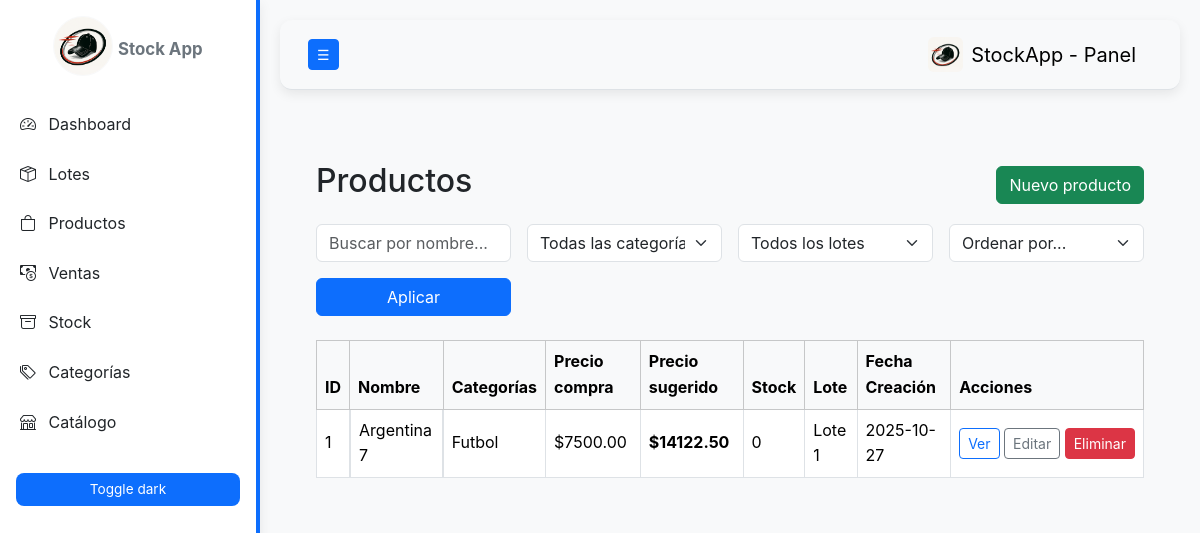
Page /products on the committed database.
### models.py (models this page shows, shortened)
class Producto(db.Model):
    __tablename__ = "producto"
    id = db.Column(db.Integer, primary_key=True)
    nombre = db.Column(db.String(150), nullable=False)
    cantidad = db.Column(db.Integer, default=0)
    precio_compra = db.Column(db.Float, nullable=False, default=0.0)
    costo_envio_unitario = db.Column(db.Float, default=0.0)
    costo_extra = db.Column(db.Float, default=0.0)
    margen = db.Column(db.Float, default=0.5)
    fecha_creacion = db.Column(db.DateTime, default=datetime.utcnow)
    lote_id = db.Column(db.Integer, db.ForeignKey("lote.id"), nullable=True)
    lote = db.relationship("Lote", back_populates="productos")
    fotos = db.relationship("FotoProducto", back_populates="producto", cascade="all, delete-orphan")
    ventas = db.relationship("Venta", back_populates="producto")
    categorias = db.relationship(
        "Categoria",
        secondary=producto_categoria,
        back_populates="productos"
    )
    @property
    def precio_sugerido(self):
        costo_total = (self.precio_compra or 0) + (self.costo_envio_unitario or 0) + (self.costo_extra or 0)
        return round(costo_total * (1 + (self.margen or 0)), 2)

class Lote(db.Model):
    __tablename__ = "lote"
    id = db.Column(db.Integer, primary_key=True)
    fecha = db.Column(db.DateTime, default=datetime.utcnow)
    costo_envio = db.Column(db.Float, nullable=False, default=0.0)
    productos = db.relationship("Producto", back_populates="lote", cascade="all, delete-orphan")

### app.py (the view)
@app.route("/products")
def products():
    query = Producto.query
    category_id = request.args.get("categoria", type=int)
    if category_id:
        query = query.join(Producto.categorias).filter(Categoria.id == category_id)
    lote_id = request.args.get("lote", type=int)
    if lote_id:
        query = query.filter(Producto.lote_id == lote_id)
    q = request.args.get("q", "").strip()
    if q:
        query = query.filter(Producto.nombre.ilike(f"%{q}%"))
    orden = request.args.get("orden", "nombre")
    if orden == "precio_asc":
        query = query.order_by(Producto.precio_compra.asc())
    elif orden == "precio_desc":
        query = query.order_by(Producto.precio_compra.desc())
    elif orden == "stock_asc":
        query = query.order_by(Producto.cantidad.asc())
    elif orden == "stock_desc":
        query = query.order_by(Producto.cantidad.desc())
    elif orden == "fecha":
        query = query.order_by(Producto.fecha_creacion.desc())
    else:
        query = query.order_by(Producto.nombre)
    productos = query.all()
    categorias = Categoria.query.order_by(Categoria.nombre).all()
    lotes = Lote.query.order_by(Lote.fecha.desc()).all()
    return render_template(
        "products.html",
        productos=productos,
        categorias=categorias,
        lotes=lotes,
        orden=orden,
        categoria_id=category_id,
        lote_id=lote_id,
    )

### templates/products.html (shortened to what this page needs)
{% extends "base.html" %}
{% block content %}
<div class="container mt-4">
  <div class="d-flex justify-content-between align-items-center mb-3">
    <h2>Productos</h2>
    <a class="btn btn-success" href="{{ url_for('product_new') }}">Nuevo producto</a>
  </div>
  <form method="get" class="row g-3 mb-4">
    <div class="col-md-3">
      <input type="text" name="q" class="form-control"
             placeholder="Buscar por nombre..."
             value="{{ request.args.get('q', '') }}">
    </div>
    <div class="col-md-3">
      <select name="categoria" class="form-select">
        <option value="">Todas las categorías</option>
      </select>
    </div>
    <div class="col-md-3">
      <select name="lote" class="form-select">
        <option value="">Todos los lotes</option>
      </select>
    </div>
    <div class="col-md-3">
      <select name="orden" class="form-select">
        <option value="">Ordenar por...</option>
      </select>
    </div>
    <div class="col-12 col-md-3">
      <button class="btn btn-primary w-100">Aplicar</button>
    </div>
  </form>
  <div class="table-responsive">
  <table class="table table-bordered table-hover align-middle">
    <thead class="table-light">
      <tr>
        <th>ID</th>
        <th>Nombre</th>
        <th>Categorías</th>
        <th>Precio compra</th>
        <th>Precio sugerido</th>
        <th>Stock</th>
        <th>Lote</th>
        <th>Fecha Creación</th>
        <th>Acciones</th>
      </tr>
    </thead>
    <tbody>
      {% for p in productos %}
      <tr>
        <td>{{ p.id }}</td>
        <td class="d-flex align-items-center gap-2">
          <div>{{ p.nombre }}</div>
        </td>
        <td>
          {%- if p.categorias and p.categorias|length > 0 -%}
            {{ p.categorias|map(attribute='nombre')|join(', ') }}
          {%- else -%}
            <em>Sin categoría</em>
          {%- endif -%}
        </td>
        <td>${{ "%.2f"|format(p.precio_compra or 0) }}</td>
        <td><strong>${{ "%.2f"|format(p.precio_sugerido) }}</strong></td>
        <td>{{ p.cantidad }}</td>
        <td>{% if p.lote %}Lote {{ p.lote.id }}{% else %}N/A{% endif %}</td>
        <td>{{ p.fecha_creacion.strftime("%Y-%m-%d") if p.fecha_creacion else "—" }}</td>
        <td class="text-nowrap">
          <a href="{{ url_for('product_detail', product_id=p.id) }}" class="btn btn-outline-primary btn-sm">Ver</a>
          <a href="{{ url_for('product_edit', product_id=p.id) }}" class="btn btn-outline-secondary btn-sm">Editar</a>
          <form method="post" action="{{ url_for('product_delete', product_id=p.id) }}" style="display:inline;" onsubmit="return confirm('¿Seguro que deseas eliminar este producto?');">
            <button type="submit" class="btn btn-danger btn-sm">Eliminar</button>
          </form>
        </td>
      </tr>
      {% else %}
      <tr>
        <td colspan="9" class="text-center">No hay productos.</td>
      </tr>
      {% endfor %}
    </tbody>
  </table>
  </div>
</div>
{% endblock %}

### static/styles.css (style rules this page uses)
:root { --bg: #f8f9fa; --card: #ffffff; --text: #212529; --muted: #6c757d; --accent: #0d6efd; --accent-dark: #0b5ed7; --sidebar-bg: #ffffff; --sidebar-text: #212529; --sidebar-border: var(--accent); --shadow: 0 4px 12px rgba(0, 0, 0, 0.08); --btn-bg: var(--accent); --btn-text: #ffffff; }
body { background: var(--bg); color: var(--text); font-family: "Inter", system-ui, Arial, sans-serif; margin: 0; line-height: 1.6; transition: background 0.3s ease, color 0.3s ease; }
a, button { transition: all 0.2s ease; }

### rows in the picture
Producto: id "1", nombre "Argentina 7", categorias|map "Futbol", precio_compra "7500.00", precio_sugerido "14122.50", cantidad "0", lote.id "1", fecha_creacion "2025-10-27"
